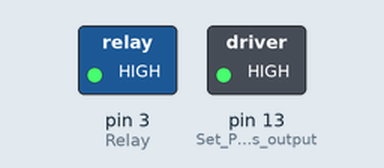
A sketch run on a simulated Arduino Uno, built with avr-gcc and run on an emulated ATmega328P. Shown: switched loads named in the sketch (green lamp = pin HIGH).

Above: at 0.1 s.
At 60.1 s:
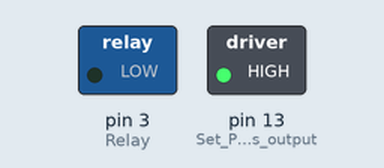
Timing chart, 0 to 61.6 s (numbered marks = the images above):
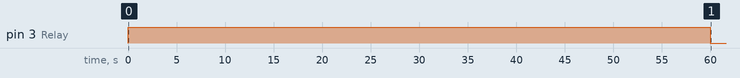

Measured:
- by itself, pin 3 (Relay): LOW → HIGH at 0.00 s, → LOW 60.0 s later

The sketch:

FATHOM_post_processing_timer.ino
```cpp
/*
 # Product: FATHON support removal timer
 # Description:
 #    This code is cycles a 16A relay on for 5 min and off for 45min (1:9 duty cycle).
 #    It's intended to control excessive heating in the post processing support removal
 #    machine.
 #
 #    Adapted from http://www.dfrobot.com/wiki/index.php/16A_Relay_Module(SKU:DFR0251)
 #
 # Link:
 #    D     --  2       // Signal
 #    GND   --  GND
 #    VCC   --  VCC
 #    COM   --  AC      // INPUT
 #    NO    --  AC      // OUTPUT
 #    LED - --  GND
*/


int Relay = 3;
long int OnTime = 60000; // 1 mins in milliseconds
long int OffTime = 540000; // 9 mins in milliseconds

void setup()
{
  pinMode(13, OUTPUT);         //Set Pin13 as output
  digitalWrite(13, HIGH);     //Set Pin13 High
  pinMode(Relay, OUTPUT);     //Set Pin3 as output
}
void loop()
{
          digitalWrite(Relay, HIGH);   //Turn off relay
          delay(OnTime);
          digitalWrite(Relay, LOW);    //Turn on relay
          delay(OffTime);
}
```
